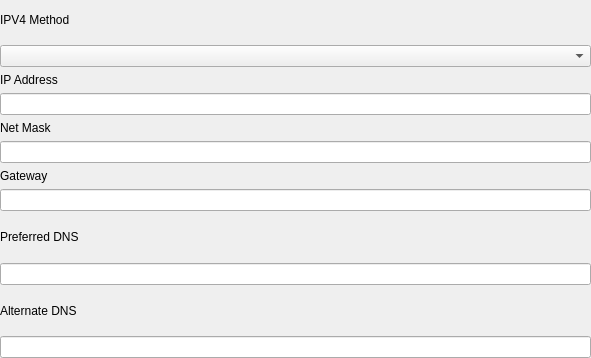
<?xml version="1.0" encoding="UTF-8"?>
<ui version="4.0">
 <class>Ipv4Widget</class>
 <widget class="QWidget" name="Ipv4Widget">
  <property name="geometry">
   <rect>
    <x>0</x>
    <y>0</y>
    <width>591</width>
    <height>358</height>
   </rect>
  </property>
  <property name="windowTitle">
   <string>Ipv4Widget</string>
  </property>
  <layout class="QVBoxLayout" name="verticalScrollAreaWidgetContentsLayout">
   <property name="leftMargin">
    <number>0</number>
   </property>
   <property name="topMargin">
    <number>0</number>
   </property>
   <property name="rightMargin">
    <number>0</number>
   </property>
   <property name="bottomMargin">
    <number>0</number>
   </property>
   <item>
    <widget class="QLabel" name="label_18">
     <property name="text">
      <string>IPV4 Method</string>
     </property>
    </widget>
   </item>
   <item>
    <widget class="GeneralComboBox" name="ipv4Method"/>
   </item>
   <item>
    <widget class="QWidget" name="ipv4Manual" native="true">
     <layout class="QVBoxLayout" name="m_verticalDeviceWidgetLayout">
      <property name="spacing">
       <number>6</number>
      </property>
      <property name="leftMargin">
       <number>0</number>
      </property>
      <property name="topMargin">
       <number>0</number>
      </property>
      <property name="rightMargin">
       <number>0</number>
      </property>
      <property name="bottomMargin">
       <number>0</number>
      </property>
      <item>
       <widget class="QLabel" name="label">
        <property name="text">
         <string>IP Address</string>
        </property>
       </widget>
      </item>
      <item>
       <widget class="QLineEdit" name="ipv4Address"/>
      </item>
      <item>
       <widget class="QLabel" name="label_2">
        <property name="text">
         <string>Net Mask</string>
        </property>
       </widget>
      </item>
      <item>
       <widget class="QLineEdit" name="ipv4Netmask"/>
      </item>
      <item>
       <widget class="QLabel" name="label_3">
        <property name="text">
         <string>Gateway</string>
        </property>
       </widget>
      </item>
      <item>
       <widget class="QLineEdit" name="ipv4Gateway"/>
      </item>
     </layout>
    </widget>
   </item>
   <item>
    <widget class="QLabel" name="label_16">
     <property name="text">
      <string>Preferred DNS</string>
     </property>
    </widget>
   </item>
   <item>
    <widget class="QLineEdit" name="ipv4PreferredDNS"/>
   </item>
   <item>
    <widget class="QLabel" name="label_14">
     <property name="text">
      <string>Alternate DNS</string>
     </property>
    </widget>
   </item>
   <item>
    <widget class="QLineEdit" name="ipv4AlternateDNS"/>
   </item>
  </layout>
 </widget>
 <customwidgets>
  <customwidget>
   <class>GeneralComboBox</class>
   <extends>QComboBox</extends>
   <header location="global">general-widget.h</header>
  </customwidget>
 </customwidgets>
 <resources/>
 <connections/>
</ui>
